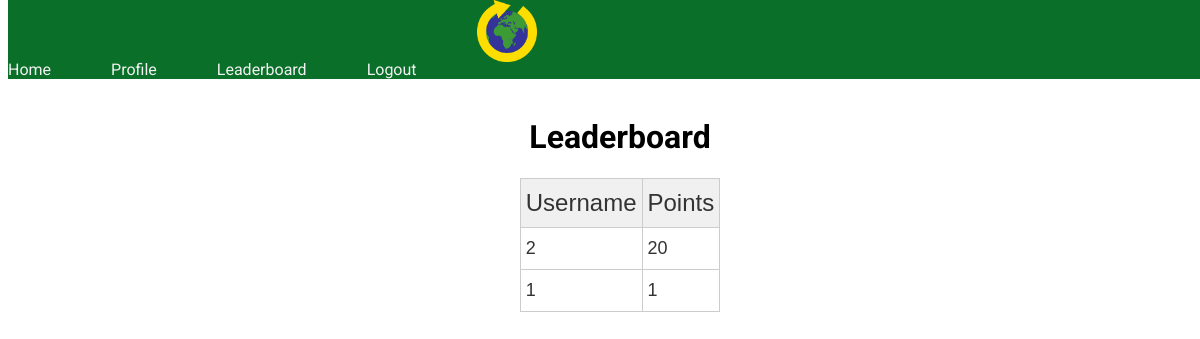
The page /leaderboard/1 (signed in) on the database its author committed.
### app/models.py (models this page shows, shortened)
class Post(db.Model):
    id = db.Column(db.Integer, primary_key=True)
    body = db.Column(db.String(140))
    action = db.Column(db.String(64))
    item = db.Column(db.String(64))
    timestamp = db.Column(db.String, index=True)
    user_id = db.Column(db.Integer, db.ForeignKey('user.id'))
    points = db.Column(db.Integer,default=0)
    likes = db.Column(db.Integer, default=0)

class User(UserMixin, db.Model):
    id = db.Column(db.Integer, primary_key=True)
    username = db.Column(db.String(64), index=True, unique=True)
    email = db.Column(db.String(120), index=True, unique=True)
    password_hash = db.Column(db.String(128))
    posts = db.relationship('Post', backref='author', lazy='dynamic')
    points = db.Column(db.Integer, default=0)
    followed = db.relationship(
        'User', secondary=followers,
        primaryjoin=(followers.c.follower_id == id),
        secondaryjoin=(followers.c.followed_id == id),
        backref=db.backref('followers', lazy='dynamic'), lazy='dynamic')
    def followed_points(self):
        followed = Post.query.join(
            followers, (followers.c.followed_id == Post.user_id)).filter(
                followers.c.follower_id == self.id)
        own = Post.query.filter_by(user_id=self.id)
        return followed.union(own).order_by(Post.points.desc())

### app/routes.py (the view)
@app.route('/leaderboard/<username>')
@login_required
def leaderboard(username):
    pointlist = current_user.followed_points().all()
    return render_template("leaderboard.html", user=username, points=pointlist)

### app/models.py (called while the page is built)
@login.user_loader
def load_user(id):
    return User.query.get(int(id))

### app/templates/leaderboard.html (shortened to what this page needs)
{% extends "base.html" %}
{% block content %}
<h1>
    Leaderboard
</h1>
<center>
<table class="tg">
    <thead>
      <tr>
        <th class="tg-0lax">Username</th>
        <th class="tg-0lax">Points</th>
      </tr>
    </thead>
    <tbody>
        {% for points in points %}
        <tr>
          <td class="tg-0lax">{{ points.author.username }}</td>
          <td class="tg-0lax">{{ points.points }}</td>
        </tr>
        {% endfor %}
      </tbody>
    </center>
{% endblock %}

### app/static/base.css (style rules this page uses)
h1 { font-family: Roboto, Open Sans, sans-serif; text-align: center; }
body { background-color:white; }

### app/templates/leaderboard.html (style rules this page uses)
.tg { border-collapse:collapse;border-color:#ccc;border-spacing:0; }
.tg td { background-color:#fff;border-color:#ccc;border-style:solid;border-width:1px;color:#333; font-family:Arial, sans-serif;font-size:18px;overflow:hidden;padding:10px 5px;word-break:normal; }
.tg th { background-color:#f0f0f0;border-color:#ccc;border-style:solid;border-width:1px;color:#333; font-family:Arial, sans-serif;font-size:24px;font-weight:normal;overflow:hidden;padding:10px 5px;word-break:normal; }
.tg .tg-0lax { text-align:left;vertical-align:top }

### rows shown on the page
Post: author.username "2", points "20"
Post: author.username "1", points "1"
